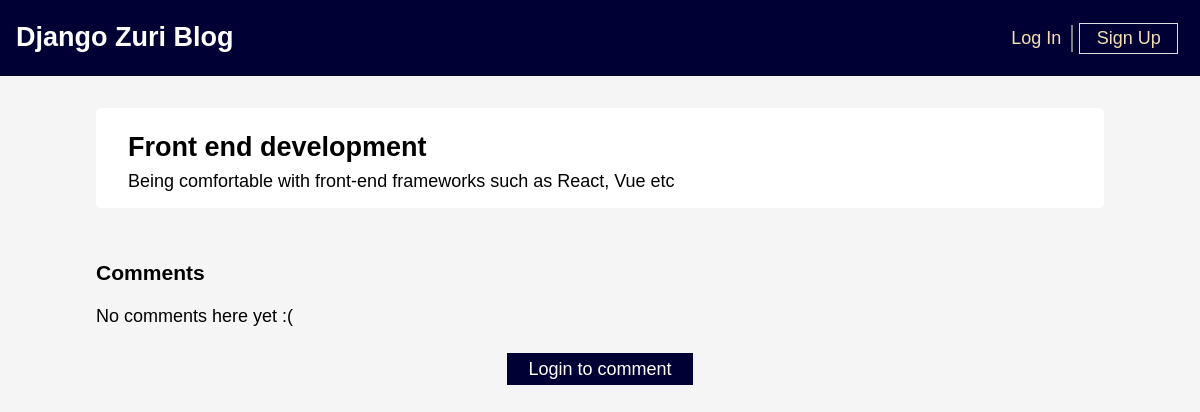
Page /post/2/ on the earlier database version.
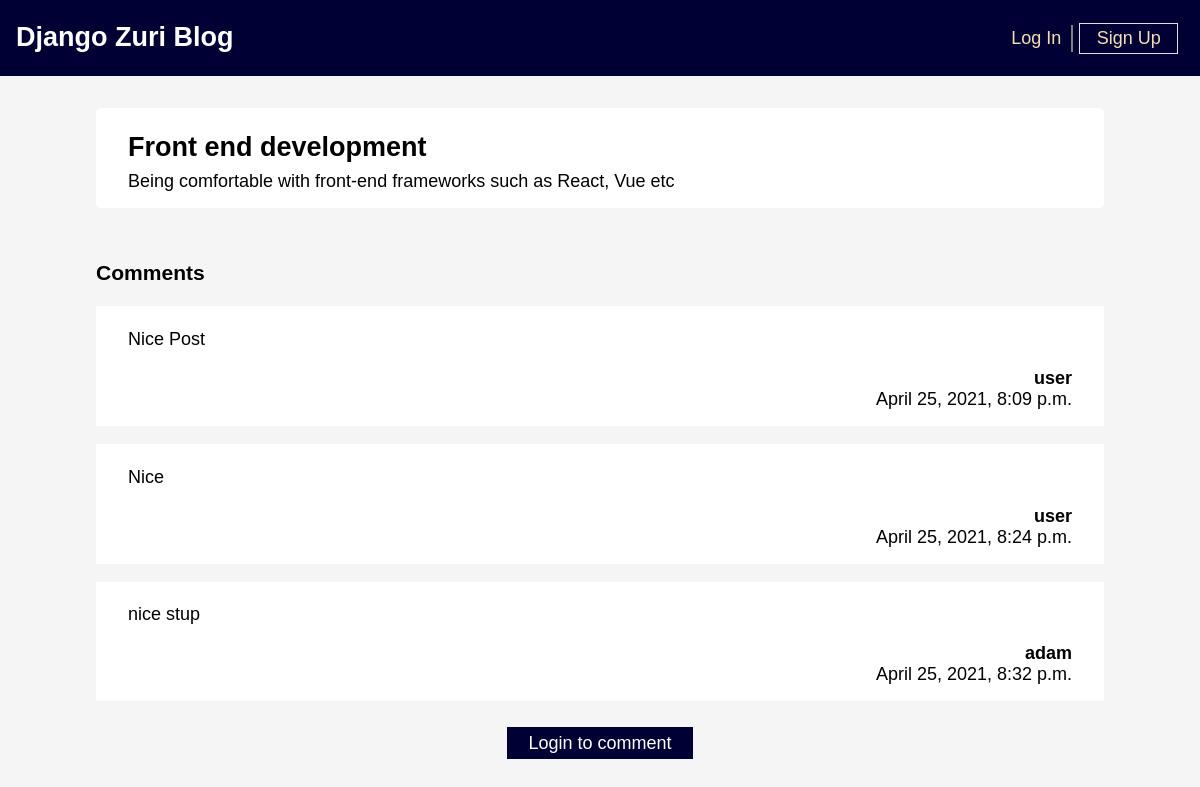
Same page on the later database version.
### blog/models.py (models this page shows, shortened)
class Post(models.Model):
    title = models.CharField(max_length=300)
    author = models.ForeignKey("auth.user", on_delete=models.CASCADE)
    body = models.TextField()

class Comment(models.Model):
    post = models.ForeignKey('blog.Post',on_delete=models.CASCADE, related_name='comments')
    name = models.CharField(max_length=200, default = 'user')
    body = models.TextField()
    created_date = models.DateTimeField(default=timezone.now)
    class Meta:
        ordering = ['created_date']

### blog/views.py (the view)
# urls.py: path('post/<int:pk>/', BlogDetailView.as_view(), name='post_detail'),
class BlogDetailView(DetailView):
    model = Post
    template_name = 'post_detail.html'

### templates/post_detail.html (shortened to what this page needs)
{% extends 'base.html' %}
{% block content %}
    <div class = "post-entry">
        <h2>{{post.title}}</h2>
        <p>{{post.body}}</p>
    </div>
    <div class="comments">
        <h3>Comments</h3>
        {% for comment in post.comments.all %}
            <div class="comment">
                <div><p>{{ comment.body }}</p></div>
                <strong>{{ comment.name }}</strong>
                <div>{{ comment.created_date }}</div>
            </div>
        {% empty %}
            <p>No comments here yet :(</p>
        {% endfor %}
        {% if request.user.is_authenticated%}
            <div><a class = "comments-action" href="{% url 'add_comment_to_post' pk=post.pk %}">Add comment</a></div>
        {% else %}
            <div><a class = "comments-action" href="{% url 'login'%}">Login to comment</a></div>
        {% endif %}
    </div>
{% endblock %}

### templates/base.html (shortened to what this page needs)
{% load static  %}
<!DOCTYPE html>
<html>
<head>
    <link rel="stylesheet" href="{% static 'css/base.css' %}">
</head>
<body>
    <header>
        <div class="nav-left">
            <h2><a href="{% url 'home' %}">Django Zuri Blog</a></h2>
        </div>
        {% if user.is_authenticated %}
            <div class="nav-right">
                <div class="logged_in_nav">
                    <p><a href = "{% url 'post_new' %}">Create Post</a></p>
                    <div class="vl"></div>
                    <p><a href= "{% url 'password_reset'%}">Reset Password</a></p>
                    <div class="vl"></div>
                    <p class ="outline-btn"><a  href= "{% url 'logout'%}">Log out</a></p>
                </div>
            </div>
         {% else %}
            <div class = "nav-right">
                <div class="logged_in_nav">
                    <p><a href="{% url 'login' %}">Log In</a></p>
                     <div class="vl"></div>
                    <p class ="outline-btn"><a href="{% url 'signup' %}">Sign Up</a>
                </div>
            </div>
        {% endif %}
    </header>
    <div>
            {% block content  %}
            {% endblock %}
    </div>
</body>
</html>

### static/css/base.css (style rules this page uses)
body { font-family: 'Lucida Sans', 'Lucida Sans Regular', 'Lucida Grande', 'Lucida Sans Unicode', Geneva, Verdana, sans-serif; font-size: 18px; background-color: #f5f5f5; margin: 0; }
header { margin-bottom: 2rem; display: flex; background-color: #000035; padding-left: 16px; }
header h2 a { color: white; text-decoration: none; }
.nav-left { width: 30%; }
.nav-right { display: flex; padding-top: 5px; flex-direction: column; align-items: flex-end; width: 70%; padding-right: 1%; }
.logged_in_nav { display: flex; width: 100%; align-items: center; justify-content: flex-end; }
.logged_in_nav p { margin-right: 10px; word-wrap: unset; }
.logged_in_nav p a { text-decoration: none; color: wheat; }
.vl { height: 40%; border-left: 2px solid gray; margin-right: 6px; }
.post-entry { background-color: white; border-radius: 5px; margin: 1rem 6rem; padding: 1rem 2rem; }
.post-entry h2 { margin-bottom: 2rem; margin: 0.5rem 0; }
.post-entry p { margin: 0; font-weight: 400; }
.comments { margin: 1rem 6rem; padding: 1rem 0; }
.comments>div:last-of-type { text-align: center; margin-top: 2rem; }
.comments-action { border: 1px solid #000035; padding: 0.5% 2%; text-decoration: none; color: white; background-color: #000035; }
.comment { text-align: end; background-color: white; margin-bottom: 1em; padding:0 2rem; padding-bottom: 1rem; padding-top: 0.3rem; }
.comment div:first-of-type { text-align: start; }
.outline-btn { border: 1px solid #e0e0e0; padding: 0.5% 2%; }

Differences in the rows shown:
added Comment: body "Nice Post", name "user", created_date "April 25, 2021, 8:09 p.m."
added Comment: body "Nice", name "user", created_date "April 25, 2021, 8:24 p.m."
added Comment: body "nice stup", name "adam", created_date "April 25, 2021, 8:32 p.m."
Other differences:
text no longer shown: "No comments here yet :("
